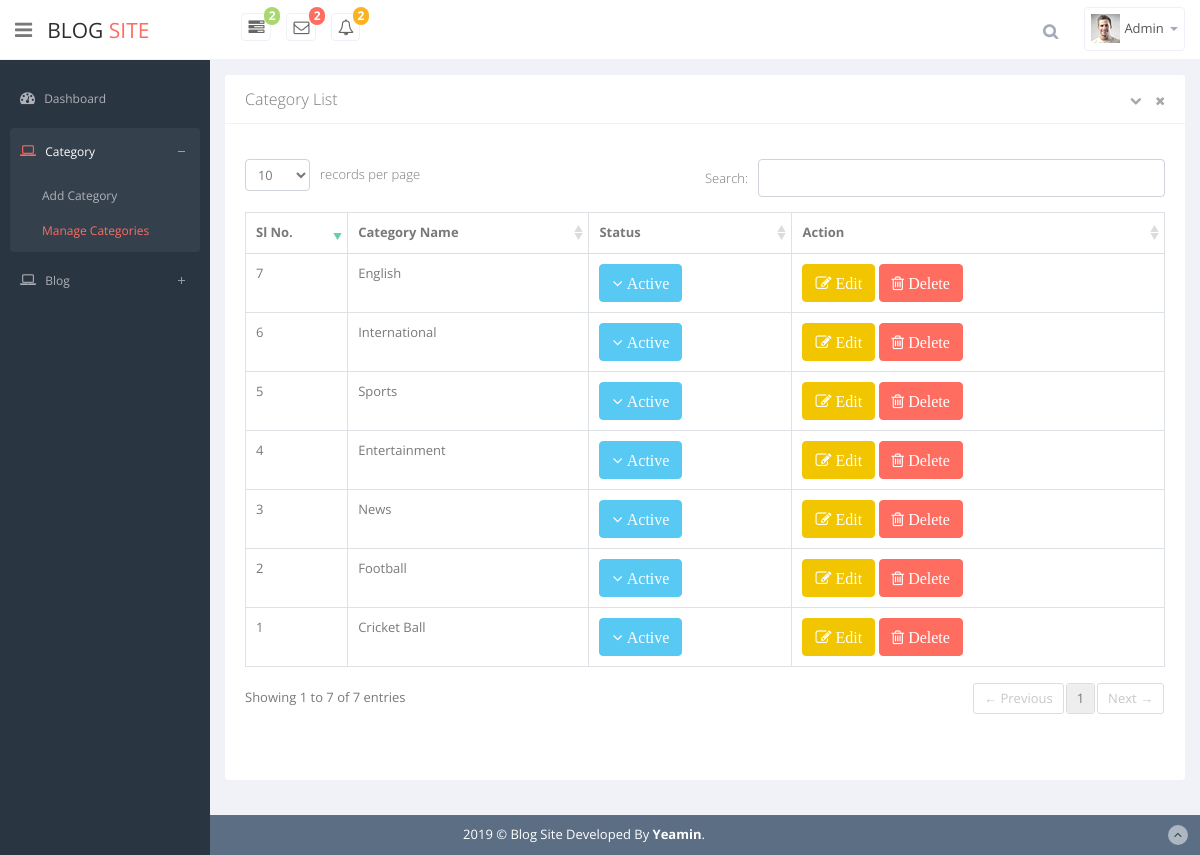
/admin/manage_categories.php (signed in), run on the app's committed database.
### tables this page shows
CREATE TABLE `category` (
  `id` int(2) NOT NULL,
  `category_name` varchar(50) NOT NULL,
  `status` tinyint(1) NOT NULL,
  `created_at` timestamp NOT NULL DEFAULT CURRENT_TIMESTAMP,
  `updated_at` timestamp NOT NULL DEFAULT CURRENT_TIMESTAMP ON UPDATE CURRENT_TIMESTAMP
);

### app/classes/Database.php (called while the page is built, shortened)
<?php
class Database
{
	public static function dbConn(){
		$host = "localhost";
		$user = "root";
		$pass = "";
		$db = "oop_blog";
		$conn = mysqli_connect($host, $user, $pass, $db);
		return $conn;
	}
}
?>

### app/classes/Category.php (called while the page is built, shortened)
<?php
class Category
{
	public function showCategory(){
	    $sql = "SELECT * FROM category";
	    $result = mysqli_query(Database::dbConn(), $sql);
	    return $result;
    }
}
?>

### admin/manage_categories.php (the view, shortened to what this page needs)
<?php require 'include/style.php'; ?>
<?php
$cat = new App\classes\Category();
$category = $cat->showCategory();
?>
  <section id="container">
      <?php include 'include/header.php'; ?>
      <?php include 'include/sidebar.php'; ?>
      <section id="main-content">
          <section class="wrapper">
              <div class="row">
                  <div class="col-sm-12">
                      <section class="card">
                          <header class="card-header">
                              Category List
                              <span class="tools pull-right">
                                        <a href="javascript:;" class="fa fa-chevron-down"></a>
                                        <a href="javascript:;" class="fa fa-times"></a>
                                    </span>
                          </header>
                          <div class="card-body">
                              <div class="adv-table">
                                  <table  class="display table table-bordered table-striped" id="dynamic-table">
                                      <thead>
                                      <tr>
                                          <th>Sl No.</th>
                                          <th>Category Name</th>
                                          <th>Status</th>
                                          <th>Action</th>
                                      </tr>
                                      </thead>
                                      <tbody>
                                      <?php
                                      $sl = 1;
                                      while ($row = mysqli_fetch_assoc($category)) {
                                          ?>
                                          <tr class="gradeX">
                                              <td><?= $sl; ?></td>
                                              <td><?= $row['category_name']; ?></td>
                                              <td>
                                                  <?php
                                                  if ($row['status'] ==1){ ?>
                                                      <a href="status.php?inactive=<?= $row['id']; ?>&table=category " class="btn btn-info"><i class="fa fa-angle-down"> Active</i></a>
                                                      <?php
                                                  }
                                                  else{
                                                      ?>
                                                      <a href="status.php?active=<?= $row['id']; ?>&table=category " class="btn btn-success"><i class="fa fa-angle-up"> Inactive</i></a>
                                                      <?php
                                                  }
                                                  ?>
                                              </td>
                                              <td>
                                                  <a href="edit_category.php?id=<?= $row['id']; ?>" class="btn btn-warning"><i class="fa fa-pencil-square-o"> Edit</i></a>
                                                  <a href="delete.php?id=<?= $row["id"]; ?>&table=category" class="btn btn-danger"><i class="fa fa-trash-o"> Delete</i></a>
                                              </td>
                                          </tr>
                                          <?php
                                          $sl++;
                                      }
                                        ?>
                                      </tbody>
                                  </table>
                              </div>
                          </div>
                      </section>
                  </div>
              </div>
            </section>
        </section>
      <?php include 'include/footer.php'; ?>
  </section>
  </body>
</html>

### admin/assets/advanced-datatable/media/css/demo_table.css (style rules this page uses)
table.display { margin: 0 auto; clear: both; width: 100%; }
table.display thead th { padding: 3px 18px 3px 10px; border-bottom: 1px solid black; font-weight: bold; cursor: pointer; * cursor: hand; }
table.display td { padding: 3px 10px; }
.sorting_desc { background: url('../images/sort_desc.png') no-repeat center right; }
.sorting { background: url('../images/sort_both.png') no-repeat center right; }
table.display tr.odd.gradeX { background-color: #ffdddd; }
table.display tr.even.gradeX { background-color: #ffeeee; }
tr.odd { background-color: #E2E4FF; }
tr.even { background-color: white; }
tr.odd td.sorting_1 { background-color: #D3D6FF; }
tr.even td.sorting_1 { background-color: #EAEBFF; }
tr.odd.gradeX td.sorting_1 { background-color: #ffc4c4; }
tr.even.gradeX td.sorting_1 { background-color: #ffd5d5; }
table.display tr.gradeX { background-color: #ffdddd; }

### data on the page
category: category_name "Cricket Ball"
category: category_name "Football"
category: category_name "News"
category: category_name "Entertainment"
category: category_name "Sports"
category: category_name "International"
category: category_name "English"

### other printed values
$_SESSION['admin_name'] "Admin"
